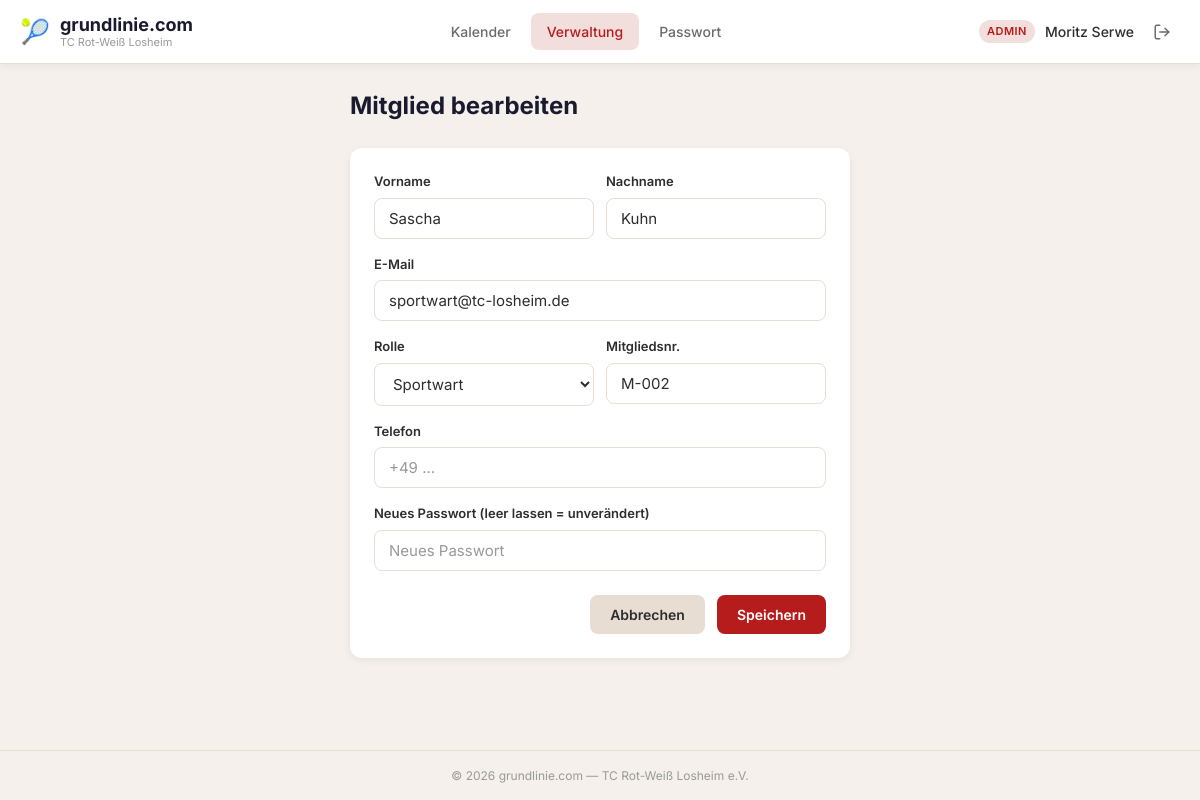
The app's page /admin/mitglieder/2 (signed in) with its own data.
### app/models.py (models this page shows, shortened)
class User(UserMixin, db.Model):
    __tablename__ = 'users'
    id = db.Column(db.Integer, primary_key=True)
    email = db.Column(db.String(120), unique=True, nullable=False)
    password_hash = db.Column(db.String(256), nullable=False)
    first_name = db.Column(db.String(80), nullable=False)
    last_name = db.Column(db.String(80), nullable=False)
    role = db.Column(db.String(20), nullable=False, default='mitglied')
    member_number = db.Column(db.String(20), unique=True, nullable=True)
    phone = db.Column(db.String(30), nullable=True)
    is_active = db.Column(db.Boolean, default=True)
    no_show_count = db.Column(db.Integer, default=0)
    blocked_until = db.Column(db.DateTime, nullable=True)
    created_at = db.Column(db.DateTime, default=datetime.utcnow)
    updated_at = db.Column(db.DateTime, default=datetime.utcnow, onupdate=datetime.utcnow)
    bookings = db.relationship('Booking', backref='user', lazy='dynamic')
    @property
    def full_name(self):
        return f'{self.first_name} {self.last_name}'
    def is_admin(self):
        return self.role == 'admin'

### app/admin/routes.py (the view, shortened to what this page needs)
@admin_bp.route('/mitglieder/<int:user_id>', methods=['GET', 'POST'])
@login_required
@admin_required
def member_edit(user_id):
    member = User.query.get_or_404(user_id)
    return render_template('admin/member_form.html', member=member)

### app/admin/routes.py (called while the page is built)
def admin_required(f):
    @wraps(f)
    def decorated(*args, **kwargs):
        if not current_user.is_authenticated:
            return redirect(url_for('auth.login'))
        if current_user.role not in ('admin', 'sportwart'):
            flash('Keine Berechtigung.', 'error')
            return redirect(url_for('booking.calendar_view'))
        return f(*args, **kwargs)
    return decorated

### app/templates/admin/member_form.html (shortened to what this page needs)
{% extends "base.html" %}
{% block content %}
<div class="content-narrow">
    <h1 class="page-title">{{ 'Mitglied bearbeiten' if member else 'Neues Mitglied' }}</h1>
    <form method="POST" class="form-card">
        <div style="display:grid; grid-template-columns:1fr 1fr; gap:12px;">
            <div class="form-group">
                <label for="first_name">Vorname</label>
                <input type="text" id="first_name" name="first_name"
                       value="{{ member.first_name if member else '' }}" required>
            </div>
            <div class="form-group">
                <label for="last_name">Nachname</label>
                <input type="text" id="last_name" name="last_name"
                       value="{{ member.last_name if member else '' }}" required>
            </div>
        </div>
        <div class="form-group">
            <label for="email">E-Mail</label>
            <input type="email" id="email" name="email"
                   value="{{ member.email if member else '' }}" required>
        </div>
        <div style="display:grid; grid-template-columns:1fr 1fr; gap:12px;">
            <div class="form-group">
                <label for="role">Rolle</label>
                <select id="role" name="role">
                    {% for r in ['mitglied', 'trainer', 'sportwart', 'admin', 'gast'] %}
                    <option value="{{ r }}" {% if member and member.role == r %}selected{% endif %}>
                        {{ r|capitalize }}
                    </option>
                    {% endfor %}
                </select>
            </div>
            <div class="form-group">
                <label for="member_number">Mitgliedsnr.</label>
                <input type="text" id="member_number" name="member_number"
                       value="{{ member.member_number if member and member.member_number else '' }}"
                       placeholder="z.B. M-100">
            </div>
        </div>
        <div class="form-group">
            <label for="phone">Telefon</label>
            <input type="tel" id="phone" name="phone"
                   value="{{ member.phone if member and member.phone else '' }}"
                   placeholder="+49 ...">
        </div>
        <div class="form-group">
            <label for="password">{{ 'Neues Passwort (leer lassen = unverändert)' if member else 'Passwort' }}</label>
            <input type="password" id="password" name="password"
                   placeholder="{{ 'Neues Passwort' if member else 'Initiales Passwort' }}"
                   {% if not member %}value="tennis2026"{% endif %}>
        </div>
        <div class="form-actions">
            <a href="{{ url_for('admin.members_list') }}" class="btn btn-secondary">Abbrechen</a>
            <button type="submit" class="btn btn-primary">{{ 'Speichern' if member else 'Anlegen' }}</button>
        </div>
    </form>
</div>
{% endblock %}

### app/templates/base.html (shortened to what this page needs)
<!DOCTYPE html>
<html lang="de">
<head>
    <link rel="stylesheet" href="{{ url_for('static', filename='css/style.css') }}">
</head>
<body>
    <header class="header">
        <div class="header-inner">
            <a href="{{ url_for('booking.calendar_view') }}" class="header-brand">
                <span class="brand-icon">🎾</span>
                <div class="brand-text">
                    <span class="brand-name">grundlinie.com</span>
                    <span class="brand-sub">TC Rot-Weiß Losheim</span>
                </div>
            </a>
            {% if current_user.is_authenticated %}
            <nav class="header-nav" id="main-nav">
                <a href="{{ url_for('booking.calendar_view') }}" class="nav-link {% if request.endpoint == 'booking.calendar_view' %}active{% endif %}">
                    Kalender
                </a>
                {% if current_user.is_admin() or current_user.is_sportwart() %}
                <a href="{{ url_for('admin.dashboard') }}" class="nav-link {% if request.endpoint and request.endpoint.startswith('admin.') %}active{% endif %}">
                    Verwaltung
                </a>
                {% endif %}
                <a href="{{ url_for('auth.change_password') }}" class="nav-link {% if request.endpoint == 'auth.change_password' %}active{% endif %}">
                    Passwort
                </a>
            </nav>
            <div class="header-user">
                <span class="user-badge role-{{ current_user.role }}">{{ current_user.role|capitalize }}</span>
                <span class="user-name">{{ current_user.full_name }}</span>
                <a href="{{ url_for('auth.logout') }}" class="btn-logout" title="Abmelden">
                    <svg width="18" height="18" viewBox="0 0 24 24" fill="none" stroke="currentColor" stroke-width="2" stroke-linecap="round" stroke-linejoin="round">
                        <path d="M9 21H5a2 2 0 0 1-2-2V5a2 2 0 0 1 2-2h4"/><polyline points="16 17 21 12 16 7"/><line x1="21" y1="12" x2="9" y2="12"/>
                    </svg>
                </a>
            </div>
            {% endif %}
        </div>
    </header>
    <main class="main">
        {% block content %}{% endblock %}
    </main>
    <footer class="footer">
        <span>&copy; {{ now().year if now is defined else '2026' }} grundlinie.com — TC Rot-Weiß Losheim e.V.</span>
    </footer>
</body>
</html>

### app/static/css/style.css (style rules this page uses)
:root { --rot: #b71c1c; --rot-dark: #7f0000; --rot-light: #f3dede; --rot-glow: rgba(183, 28, 28, 0.15); --sand: #f5f0eb; --sand-dark: #e8ddd3; --sand-light: #faf8f5; --anthrazit: #1a1a2e; --anthrazit-light: #2d2d44; --weiss: #ffffff; --text: #2d2d2d; --text-light: #6b6b6b; --text-muted: #999; --gruen: #2e7d32; --gruen-light: #e8f5e9; --gruen-dark: #1b5e20; --orange: #f57c00; --orange-light: #fff3e0; --blau: #1565c0; --blau-light: #e3f2fd; --schatten-sm: 0 2px 8px rgba(0,0,0,0.06); --schatten: 0 4px 16px rgba(0,0,0,0.08); --schatten-lg: 0 8px 32px rgba(0,0,0,0.12); --radius-sm: 8px; --radius: 12px; --radius-lg: 20px; --transition: 0.3s cubic-bezier(0.4, 0, 0.2, 1); --transition-fast: 0.15s ease; --header-h: 64px; }
*, *::before, *::after { margin: 0; padding: 0; box-sizing: border-box; }
html { scroll-behavior: smooth; -webkit-font-smoothing: antialiased; }
body { font-family: 'Inter', -apple-system, BlinkMacSystemFont, sans-serif; font-size: 15px; line-height: 1.5; color: var(--text); background: var(--sand); min-height: 100vh; }
.header { position: sticky; top: 0; z-index: 100; background: var(--weiss); border-bottom: 1px solid var(--sand-dark); box-shadow: var(--schatten-sm); height: var(--header-h); }
.header-inner { max-width: 1400px; margin: 0 auto; padding: 0 20px; height: 100%; display: flex; align-items: center; justify-content: space-between; gap: 24px; }
.header-brand { display: flex; align-items: center; gap: 10px; text-decoration: none; color: var(--text); flex-shrink: 0; }
.brand-icon { font-size: 24px; }
.brand-name { font-size: 18px; font-weight: 700; color: var(--anthrazit); display: block; line-height: 1.2; }
.brand-sub { font-size: 11px; color: var(--text-muted); display: block; line-height: 1.2; }
.header-nav { display: flex; gap: 4px; }
.nav-link { padding: 8px 16px; border-radius: var(--radius-sm); text-decoration: none; color: var(--text-light); font-size: 14px; font-weight: 500; transition: var(--transition-fast); }
.nav-link.active { background: var(--rot-light); color: var(--rot); }
.header-user { display: flex; align-items: center; gap: 10px; flex-shrink: 0; }
.user-badge { font-size: 11px; font-weight: 600; padding: 3px 8px; border-radius: 20px; text-transform: uppercase; letter-spacing: 0.5px; }
.role-admin { background: var(--rot-light); color: var(--rot); }
.user-name { font-size: 14px; font-weight: 500; color: var(--text); }
.btn-logout { display: flex; align-items: center; justify-content: center; width: 36px; height: 36px; border-radius: var(--radius-sm); color: var(--text-light); transition: var(--transition-fast); }
.main { min-height: calc(100vh - var(--header-h) - 50px); padding: 24px 20px; max-width: 1400px; margin: 0 auto; }
.content-narrow { max-width: 500px; margin: 0 auto; }
.page-title { font-size: 24px; font-weight: 700; color: var(--anthrazit); margin-bottom: 24px; }
.footer { text-align: center; padding: 16px 20px; font-size: 12px; color: var(--text-muted); border-top: 1px solid var(--sand-dark); }
.btn { display: inline-flex; align-items: center; justify-content: center; gap: 8px; padding: 10px 20px; border-radius: var(--radius-sm); font-family: inherit; font-size: 14px; font-weight: 600; text-decoration: none; border: none; cursor: pointer; transition: var(--transition-fast); line-height: 1.4; }
.btn-primary { background: var(--rot); color: var(--weiss); }
.btn-secondary { background: var(--sand-dark); color: var(--text); }
.form-card { background: var(--weiss); border-radius: var(--radius); padding: 24px; box-shadow: var(--schatten-sm); }
.form-group { margin-bottom: 16px; }
.form-group label { display: block; font-size: 13px; font-weight: 600; color: var(--text); margin-bottom: 6px; }
.form-group input, .form-group select, .form-group textarea { width: 100%; padding: 10px 14px; border: 1px solid var(--sand-dark); border-radius: var(--radius-sm); font-family: inherit; font-size: 15px; color: var(--text); background: var(--weiss); transition: var(--transition-fast); }
.form-group input::placeholder { color: var(--text-muted); }
.form-actions { display: flex; gap: 12px; justify-content: flex-end; margin-top: 24px; }

### records on screen
User: role "ADMIN", full_name "Moritz Serwe"
User: first_name "Sascha", last_name "Kuhn", email "sportwart@tc-losheim.de", role "Sportwart", member_number "M-002"

### other values on screen
{{ 'Mitglied bearbeiten' if member else 'Neues Mitglied' }} "Mitglied bearbeiten"
{{ 'Neues Passwort (leer lassen = unverändert)' if member else 'Passwort' }} "Neues Passwort (leer lassen = unverändert)"
{{ 'Speichern' if member else 'Anlegen' }} "Speichern"
